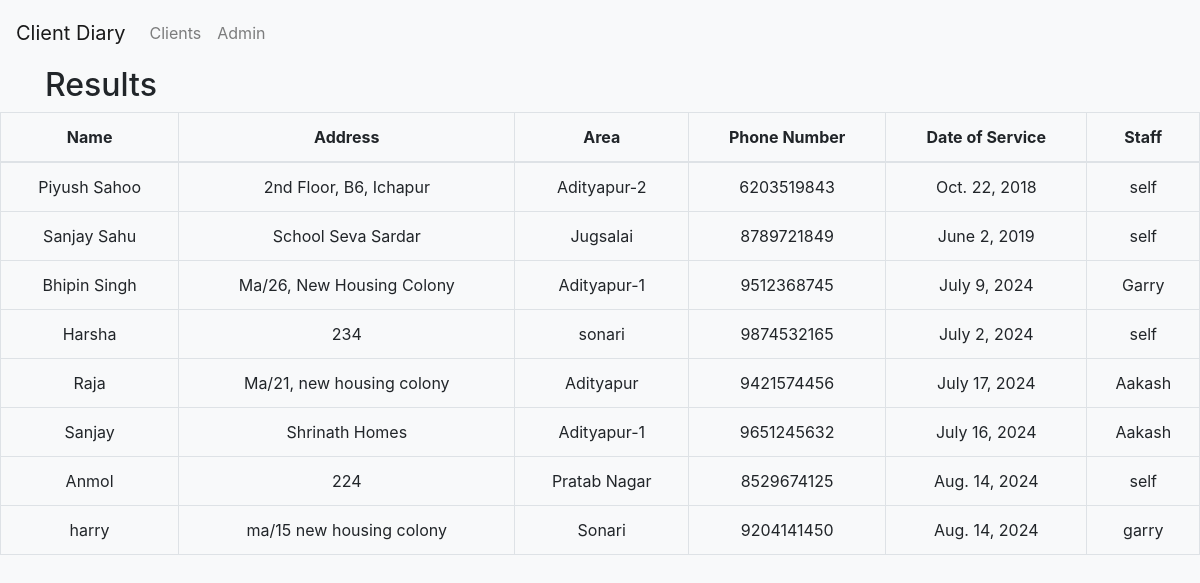
The app's page /search/ with its own data.
### client_details/models.py (models this page shows, shortened)
class Client(models.Model):
    client_name = models.CharField(max_length=150)
    client_address = models.TextField()
    client_area = models.CharField(max_length=100 ,null=True, blank=True)
    client_phno = models.IntegerField(max_length=10, unique=True)
    client_service_date = models.DateField()
    client_paymentmode =  models.CharField(max_length=20, choices=[('cash', 'Cash'), ('card', 'Card')])
    client_staff = models.CharField(max_length=100, default= "self")

### client_details/views.py (the view)
# urls.py: path('search/', views.search , name="search"),
def search(request):
   if 'query' in request.GET:
        query = request.GET['query']
        client = Client.objects.filter(Q(client_name__icontains=query) |
                                      Q(client_address__icontains=query) |
                                      Q(client_area__icontains=query) |
                                      Q(client_phno__icontains=query) |
                                      Q(client_service_date__icontains=query) |
                                      Q(client_paymentmode__icontains=query) |
                                      Q(client_staff__icontains=query))
   else:
        client = Client.objects.all()
   context = {'client' : client}
   return render(request, 'searched_detail.html', context)

### home/templates/searched_detail.html
{% extends "base.html"%}
{% block start %}
<div class="container">
  <h2>Results</h2>
</div>
<div >
    <table class= "table table-bordered text-center" style="border: 1px solid white; border-collapse: collapse; width: 100%; ">
      <thead>
        <tr style=" border-collapse: collapse; ">
          <th  scope="col">Name</th>
          <th scope="col">Address</th>
          <th scope="col">Area</th>
          <th scope="col">Phone Number</th>
          <th scope="col">Date of Service</th>
          <th scope="col">Staff</th>
        </tr>
      </thead>
      <tbody>
        <tbody>
          {% for client in client %}
          <tr style=" border-collapse: collapse; " >
            <td>{{ client.client_name }}</td>
            <td >{{ client.client_address }}</td>
            <td >{{ client.client_area }}</td>
            <td >{{ client.client_phno }}</td>
            <td >{{ client.client_service_date }}</td>
            <td >{{ client.client_staff }}</td>
          </tr>
          {% endfor %}
        </tbody>
    </table>
</div>
{% endblock %}

### home/templates/base.html (shortened to what this page needs)
{% load static %}
<!DOCTYPE html>
<html lang="en">
<head>
    <link href="https://stackpath.bootstrapcdn.com/bootstrap/4.5.2/css/bootstrap.min.css" rel="stylesheet">
    <link rel="stylesheet" href="{% static 'style.css' %}">
</head>
<body>
    <nav class="navbar navbar-expand-lg navbar-light bg-light">
        <a class="navbar-brand" href="{% url 'home'%}">Client Diary</a>
        <div class="collapse navbar-collapse" id="navbarNav">
            <ul class="navbar-nav">
                <li class="nav-item">
                    <a class="nav-link" href="/clients">Clients</a>
                </li>
                <li class="nav-item">
                    <a class="nav-link" href="/admin">Admin</a>
                </li>
            </ul>
        </div>
    </nav>
      {% block start %}
    {% endblock %}
</body>
</html>

### static/style.css (style rules this page uses)
body { overflow-y: auto; }
.navbar { background-color: #f8f9fa; }
.navbar-nav { flex-direction: column; }
@media (min-width: 768px) { .navbar-nav { flex-direction: row; } }
.navbar-nav { flex-direction: column; width: 100%; }
.navbar-nav .nav-item { margin: 5px 0; }
body { background-color: #f8f9fa; }

### records on screen
Client: client_name "Piyush Sahoo", client_address "2nd Floor, B6, Ichapur", client_area "Adityapur-2", client_phno "6203519843", client_service_date "Oct. 22, 2018", client_staff "self"
Client: client_name "Sanjay Sahu", client_address "School Seva Sardar", client_area "Jugsalai", client_phno "8789721849", client_service_date "June 2, 2019", client_staff "self"
Client: client_name "Bhipin Singh", client_address "Ma/26, New Housing Colony", client_area "Adityapur-1", client_phno "9512368745", client_service_date "July 9, 2024", client_staff "Garry"
Client: client_name "Harsha", client_address "234", client_area "sonari", client_phno "9874532165", client_service_date "July 2, 2024", client_staff "self"
Client: client_name "Raja", client_address "Ma/21, new housing colony", client_area "Adityapur", client_phno "9421574456", client_service_date "July 17, 2024", client_staff "Aakash"
Client: client_name "Sanjay", client_address "Shrinath Homes", client_area "Adityapur-1", client_phno "9651245632", client_service_date "July 16, 2024", client_staff "Aakash"
Client: client_name "Anmol", client_address "224", client_area "Pratab Nagar", client_phno "8529674125", client_service_date "Aug. 14, 2024", client_staff "self"
Client: client_name "harry", client_address "ma/15 new housing colony", client_area "Sonari", client_phno "9204141450", client_service_date "Aug. 14, 2024", client_staff "garry"
